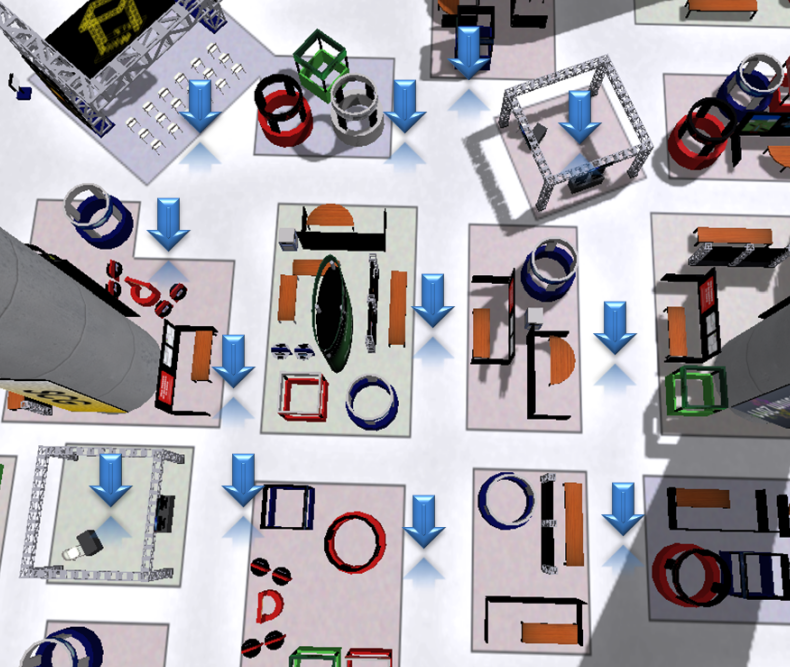
%> input picture sim/scene.png, 790 x 667 px
$ octave showTraj.m   (GNU Octave 9; MATLAB toolbox functions it lacks are replaced by stand-ins)
%> lines starting %> are read from the running program, lines starting %| are printed output that depends on the picture
clear;
clc;
close all;

origfig = imread('scene.png');
%> origfig is the input picture: size 667x790x3 uint8; mean R, G, B 170.5, 166.6, 172.2
fig = imread('map4.png');
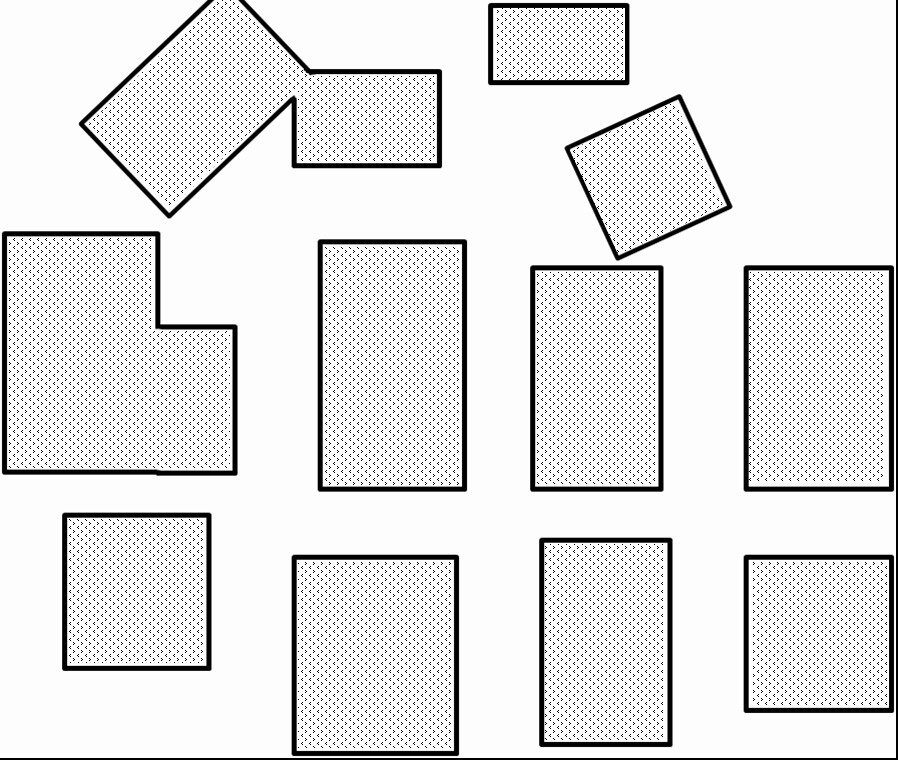
%> input picture sim/map4.png, 898 x 760 px
%> fig is the input picture: size 760x898x3 uint8; min 0, max 254, mean 228.5
fig2 = imresize(fig, .88);
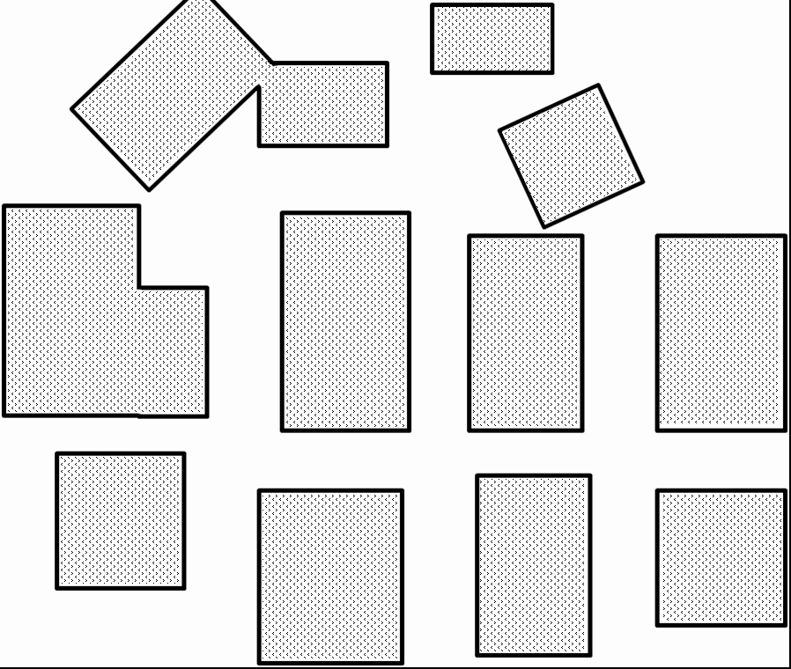
%> fig2: size 669x791x3 uint8; min 0, max 255, mean 227.7
fig = fig2;
% fig = imread('scene-label.png');


% load data4.mat;
% load data6.mat;
% load data_sf_rnd_tradeshow.mat;
% load data-rnd3.mat;
%> (the run ends here)
